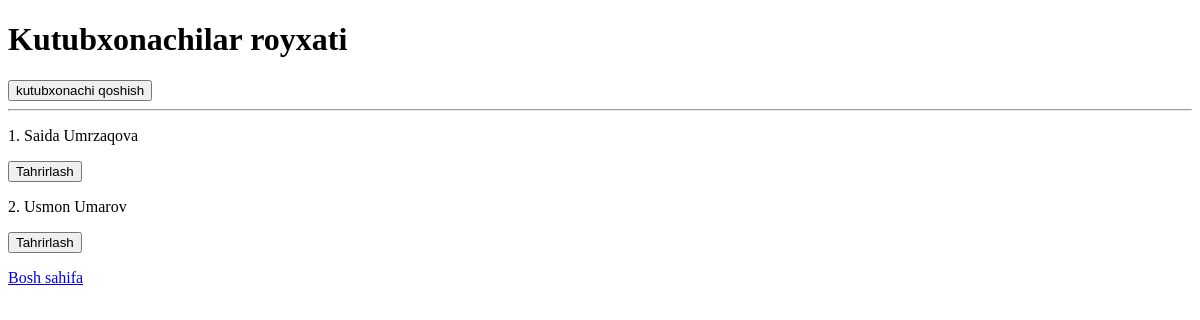
Page /kutubxonachilar/ on the earlier database version.
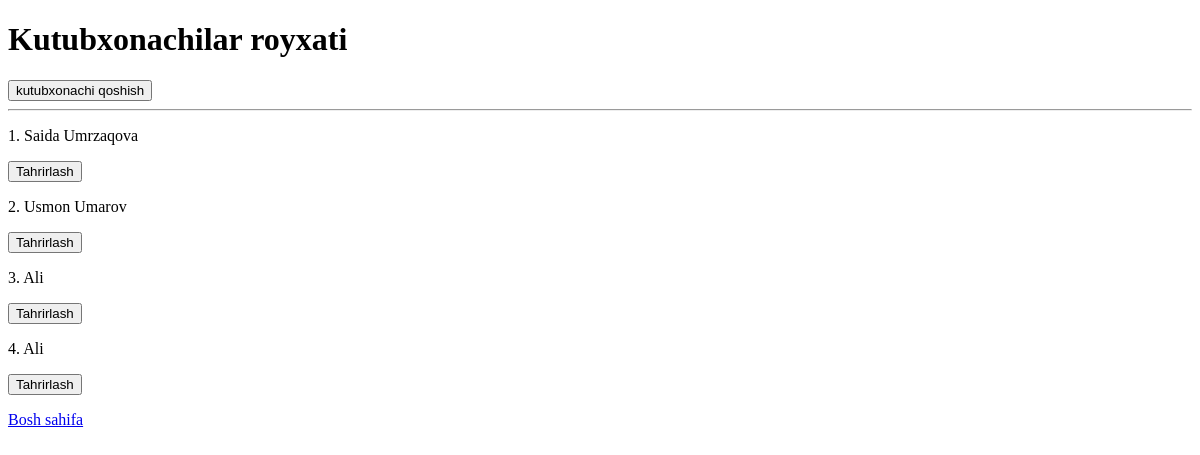
Same page on the later database version.
### main/models.py (models this page shows, shortened)
class Kutubxonachi(models.Model):
    ISH_VAQTI_CHOICES = (
        ('08:00-13:00', "08:00-13:00"),
        ('13:00-18:00', '13:00-18:00')
    )
    ism = models.CharField(max_length=100)
    ish_vaqti = models.CharField(max_length=15, choices=ISH_VAQTI_CHOICES)
    class Meta:
        verbose_name_plural = 'Kutubxonachilar'

### main/views.py (the view)
# urls.py: path('kutubxonachilar/', kutubxonachilar_view),
def kutubxonachilar_view(request):
    kutubxonachilar = Kutubxonachi.objects.all()
    context={
        "kutubxonachilar":kutubxonachilar
    }
    return render(request, 'kutubxonachilar.html', context)

### templates/kutubxonachilar.html (shortened to what this page needs)
<!DOCTYPE html>
<html lang="en">
<head>
</head>
<body>
<h1>Kutubxonachilar royxati</h1>
<a href="/kutubxonachi-qoshish"><button>kutubxonachi qoshish</button></a>
<hr>
{% for kutubxonachi in kutubxonachilar %}
    <p>{{ forloop.counter }}. {{ kutubxonachi.ism }}</p>
    <a href="/kutubxonachilar/{{ kutubxonachi.id }}/tahrirlash/">
                <button>Tahrirlash</button>
            </a>
  {% endfor %}
<a href="/">Bosh sahifa</a>
</body>
</html>

Differences in the rows shown:
added Kutubxonachi: ism "Ali"
added Kutubxonachi: ism "Ali"
